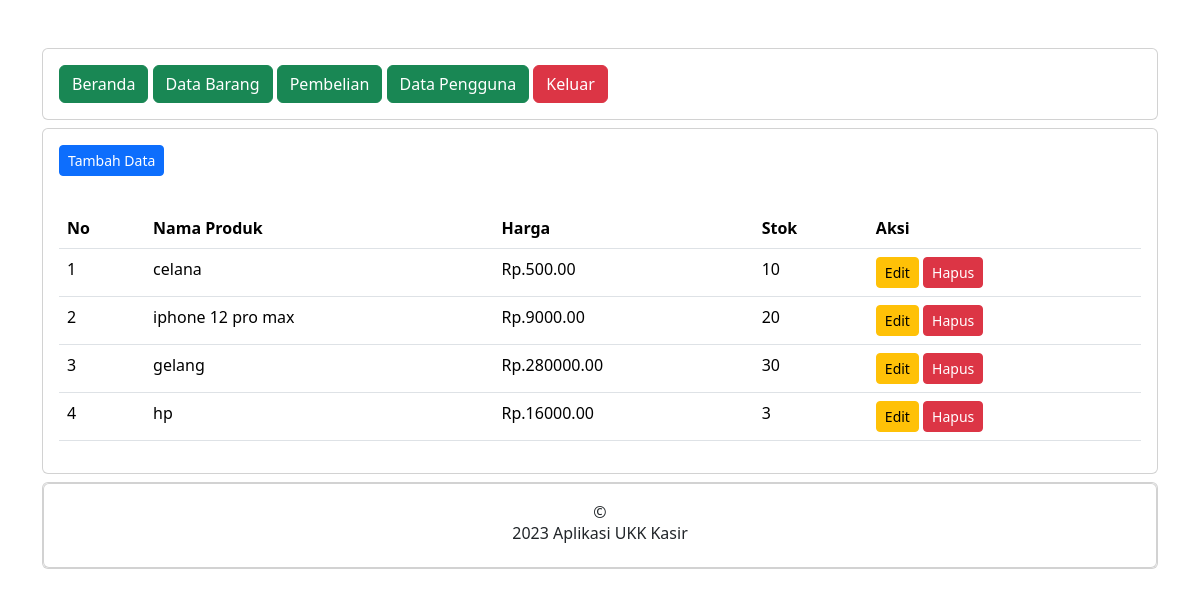
Page /administrator/data_barang.php (signed in) on the committed database.
### tables this page shows
CREATE TABLE `produk` (
  `ProdukID` int(11) NOT NULL,
  `NamaProduk` varchar(255) NOT NULL,
  `Harga` decimal(10,2) NOT NULL,
  `Stok` int(11) NOT NULL
);

### administrator/data_barang.php (the view, shortened to what this page needs)
<?php
include "header.php";
include "navbar.php";
?>
<div class="card mt-2">
    <div class="card-body">
        <button type="button" class="btn btn-primary btn-sm" data-bs-toggle="modal" data-bs-target="#tambah-data">
            Tambah Data
        </button>
    </div>
    <div class="card-body">
    <table class="table">
        <thead>
            <tr>
                <th>No</th>
                <th>Nama Produk</th>
                <th>Harga</th>
                <th>Stok</th>
                <th>Aksi</th>
            </tr>
        </thead>
        <tbody>
            <?php
            include '../koneksi.php';
            $no = 1;
            $data = mysqli_query($koneksi, "select * from produk");
            while($d = mysqli_fetch_array($data)){
                ?>
                <tr>
                    <td><?php echo $no++; ?></td>
                    <td><?php echo $d['NamaProduk']; ?></td>
                    <td>Rp.<?php echo $d['Harga']; ?></td>
                    <td><?php echo $d['Stok']; ?></td>
                    <td>
                    <button type="button" class="btn btn-warning btn-sm" data-bs-toggle="modal" data-bs-target="#edit-data<?php echo $d['ProdukID'];?>">
                     Edit
                    </button>
                    <button type="button" class="btn btn-danger btn-sm" data-bs-toggle="modal" data-bs-target="#hapus-data<?php echo $d['ProdukID'];?>">
                     Hapus
                    </button>
                    </td>
                </tr>
          <?php  } ?>
        </tbody>
    </table>
    </div>
</div>
    <?php
    include "footer.php";
    ?>

### administrator/header.php (shortened to what this page needs)
<!doctype html>
<html>
  <head>
    <link href="https://cdn.jsdelivr.net/npm/bootstrap@5.3.2/dist/css/bootstrap.min.css" rel="stylesheet"
>
  </head>
  <body>
    <div class="container">
        <div class="content">

### administrator/navbar.php
<div class="card mt-5">
    <div class="card-body">
        <a href="index.php" class="btn btn-success">Beranda</a>
        <a href="data_barang.php" class="btn btn-success">Data Barang</a>
        <a href="pembelian.php" class="btn btn-success">Pembelian</a>
        <a href="data_pengguna.php" class="btn btn-success">Data Pengguna</a>
        <a href="../logout.php" class="btn btn-danger">Keluar</a>
    </div>
</div>

### administrator/footer.php (shortened to what this page needs)
                    <div class="card mt-2 mb-5">
                        <div class="card">
                            <div class="card-body text-center">
                            &copy; <h6> 2023 Aplikasi UKK Kasir </h6>
                            </div>
                        </div>
                    </div>
  </body>
</html>

### rows in the picture
produk: NamaProduk "celana", Harga "500.00", Stok "10"
produk: NamaProduk "iphone 12 pro max", Harga "9000.00", Stok "20"
produk: NamaProduk "gelang", Harga "280000.00", Stok "30"
produk: NamaProduk "hp", Harga "16000.00", Stok "3"
